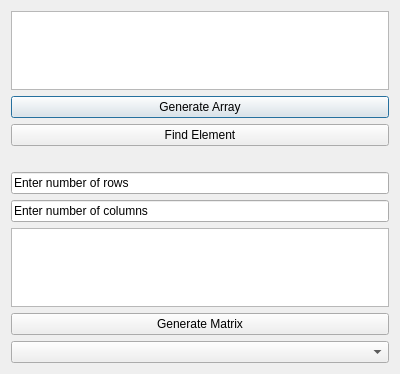
<?xml version="1.0" encoding="UTF-8"?>
<ui version="4.0">
 <class>Task2Window</class>
 <widget class="QDialog" name="Task2Window">
  <property name="geometry">
   <rect>
    <x>0</x>
    <y>0</y>
    <width>400</width>
    <height>374</height>
   </rect>
  </property>
  <layout class="QVBoxLayout" name="verticalLayout">
   <item>
    <widget class="QTextEdit" name="textEditOutput"/>
   </item>
   <item>
    <widget class="QPushButton" name="pushButtonGenerateArray">
     <property name="text">
      <string>Generate Array</string>
     </property>
    </widget>
   </item>
   <item>
    <widget class="QPushButton" name="pushButtonFindElement">
     <property name="text">
      <string>Find Element</string>
     </property>
    </widget>
   </item>
   <item>
    <widget class="QLabel" name="labelFindElementResult">
     <property name="text">
      <string/>
     </property>
    </widget>
   </item>
   <item>
    <widget class="QLineEdit" name="lineEditRows">
     <property name="text">
      <string>Enter number of rows</string>
     </property>
    </widget>
   </item>
   <item>
    <widget class="QLineEdit" name="lineEditColumns">
     <property name="text">
      <string>Enter number of columns</string>
     </property>
    </widget>
   </item>
   <item>
    <widget class="QTextEdit" name="textEditMatrixOutput"/>
   </item>
   <item>
    <widget class="QPushButton" name="pushButtonGenerateMatrix">
     <property name="text">
      <string>Generate Matrix</string>
     </property>
    </widget>
   </item>
   <item>
    <widget class="QComboBox" name="comboBoxOperation">
     <property name="editable">
      <bool>false</bool>
     </property>
    </widget>
   </item>
  </layout>
 </widget>
 <resources/>
 <connections/>
</ui>
